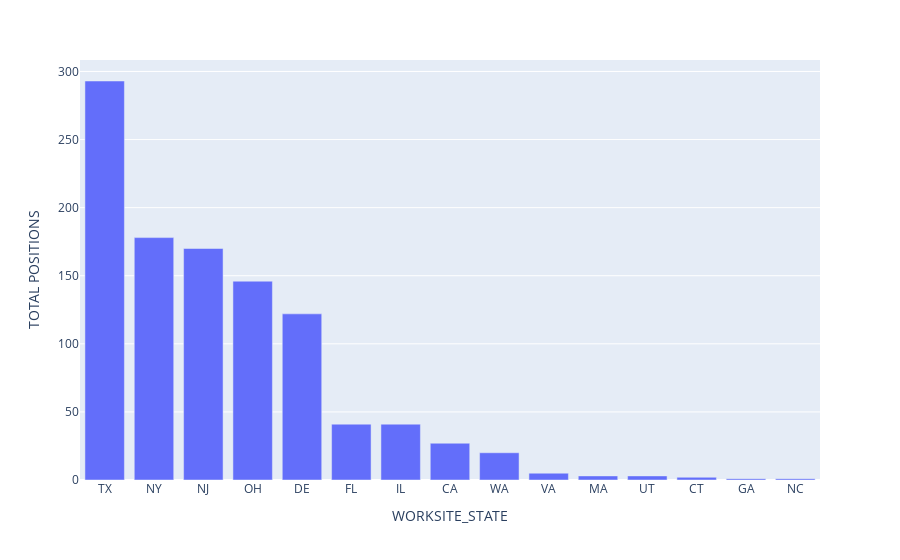

The notebook cell this image was saved under:
### Code cell
fig.show()

### Figure 1 — Plotly figure (JSON) as saved in the notebook; plotly's stock layout.template omitted (floating-point values rounded to 4 significant figures)
{"data": [{"alignmentgroup": "True", "hovertemplate": "WORKSITE_STATE=%{x}<br>TOTAL POSITIONS=%{y}<extra></extra>", "legendgroup": "", "marker": {"color": "#636efa", "pattern": {"shape": ""}}, "name": "", "offsetgroup": "", "orientation": "v", "showlegend": false, "textposition": "auto", "x": ["TX", "NY", "NJ", "OH", "DE", "FL", "IL", "CA", "WA", "VA", "MA", "UT", "CT", "GA", "NC"], "xaxis": "x", "y": [293, 178, 170, 146, 122, 41, 41, 27, 20, 5, 3, 3, 2, 1, 1], "yaxis": "y", "type": "bar"}], "layout": {"xaxis": {"anchor": "y", "domain": [0, 1], "title": {"text": "WORKSITE_STATE"}, "type": "category", "range": [-0.5, 14.5], "autorange": true}, "yaxis": {"anchor": "x", "domain": [0, 1], "title": {"text": "TOTAL POSITIONS"}, "type": "linear", "range": [0, 308.4], "autorange": true}, "legend": {"tracegroupgap": 0}, "margin": {"t": 60}, "barmode": "relative", "autosize": true}}
